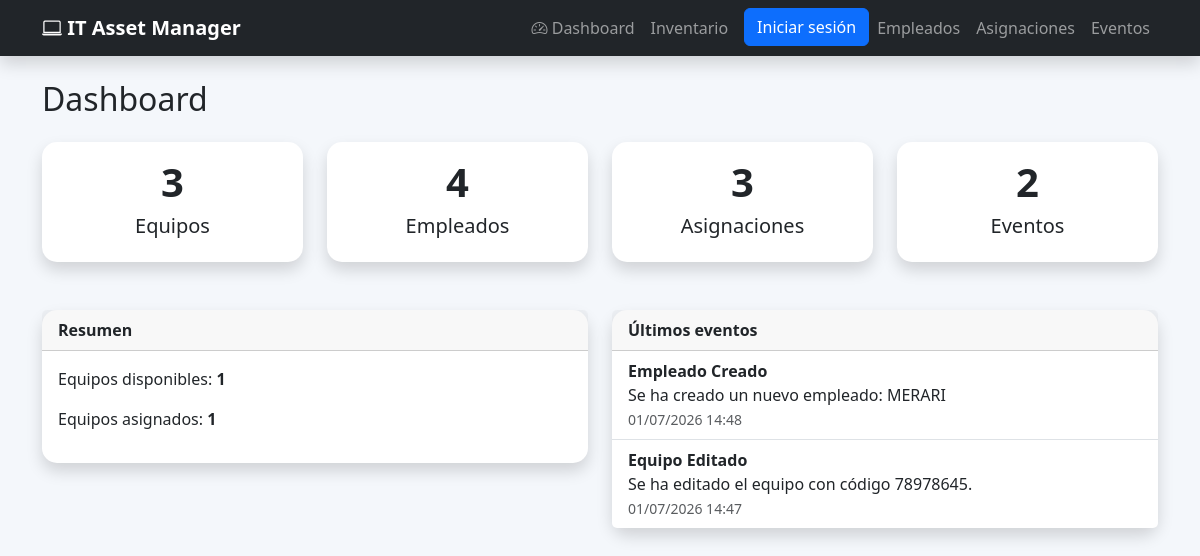
The app's page /, older data.
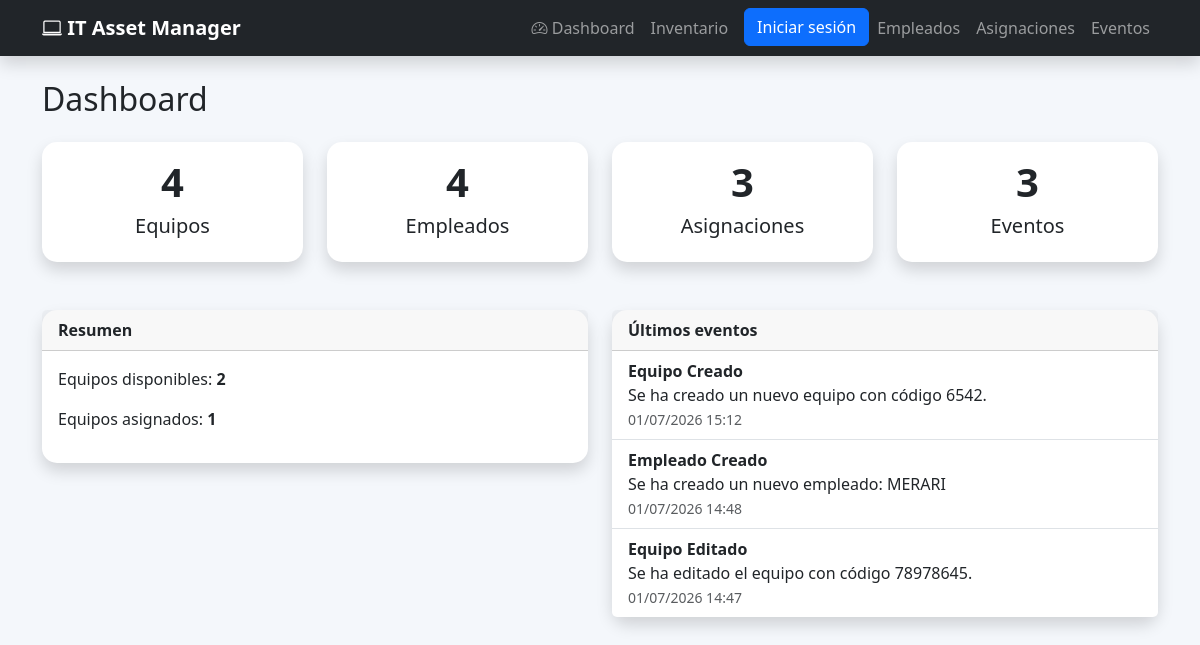
The same page, newer data.
### eventos/models.py (models this page shows, shortened)
class Evento(models.Model):
    TIPO_EVENTO = [
        ("Equipo", "Equipo"),
        ("Empleado", "Empleado"),
        ("Asignación", "Asignación"),
        ("Sistema", "Sistema"),
    ]
    tipo = models.CharField(
        max_length=20,
        choices=TIPO_EVENTO
    )
    descripcion = models.TextField()
    fecha = models.DateTimeField(
        auto_now_add=True
    )

### dashboard/views.py (the view)
def inicio(request):
    total_equipos = Equipo.objects.count()
    total_empleados = Empleado.objects.count()
    total_asignaciones = Asignacion.objects.count()
    total_eventos = Evento.objects.count()
    disponibles = Equipo.objects.filter(
        estado="Disponible"
    ).count()
    asignados = Equipo.objects.filter(
        estado="Asignado"
    ).count()
    eventos = Evento.objects.order_by(
        "-fecha"
    )[:5]
    return render(
        request,
        "dashboard/index.html",
        {
            "total_equipos": total_equipos,
            "total_empleados": total_empleados,
            "total_asignaciones": total_asignaciones,
            "total_eventos": total_eventos,
            "disponibles": disponibles,
            "asignados": asignados,
            "eventos": eventos,
        }
    )

### templates/dashboard/index.html (shortened to what this page needs)
{% extends 'layouts/base.html' %}
{% block content %}
<div class="container mt-4">
<h2 class="mb-4">
Dashboard
</h2>
<div class="row g-4">
<div class="col-md-3">
<div class="card shadow text-center">
<div class="card-body">
<h1>
{{ total_equipos }}
</h1>
<h5>
Equipos
</h5>
</div>
</div>
</div>
<div class="col-md-3">
<div class="card shadow text-center">
<div class="card-body">
<h1>
{{ total_empleados }}
</h1>
<h5>
Empleados
</h5>
</div>
</div>
</div>
<div class="col-md-3">
<div class="card shadow text-center">
<div class="card-body">
<h1>
{{ total_asignaciones }}
</h1>
<h5>
Asignaciones
</h5>
</div>
</div>
</div>
<div class="col-md-3">
<div class="card shadow text-center">
<div class="card-body">
<h1>
{{ total_eventos }}
</h1>
<h5>
Eventos
</h5>
</div>
</div>
</div>
</div>
<div class="row mt-5">
<div class="col-md-6">
<div class="card shadow">
<div class="card-header">
Resumen
</div>
<div class="card-body">
<p>
Equipos disponibles:
<strong>
{{ disponibles }}
</strong>
</p>
<p>
Equipos asignados:
<strong>
{{ asignados }}
</strong>
</p>
</div>
</div>
</div>
<div class="col-md-6">
<div class="card shadow">
<div class="card-header">
Últimos eventos
</div>
<ul class="list-group list-group-flush">
{% for evento in eventos %}
<li class="list-group-item">
<strong>
{{ evento.tipo }}
</strong>
<br>
{{ evento.descripcion }}
<br>
<small class="text-muted">
{{ evento.fecha|date:"d/m/Y H:i" }}
</small>
</li>
{% empty %}
<li class="list-group-item">
No hay eventos.
</li>
{% endfor %}
</ul>
</div>
</div>
</div>
</div>
{% endblock %}

Row changes from the older to the newer data that the page shows:
added Evento: tipo "Equipo Creado", descripcion "Se ha creado un nuevo equipo con código 6542.", fecha "01/07/2026 15:12"
Text that changed along with them:
{{ total_equipos }}: "3" → "4"
{{ total_eventos }}: "2" → "3"
{{ disponibles }}: "1" → "2"
